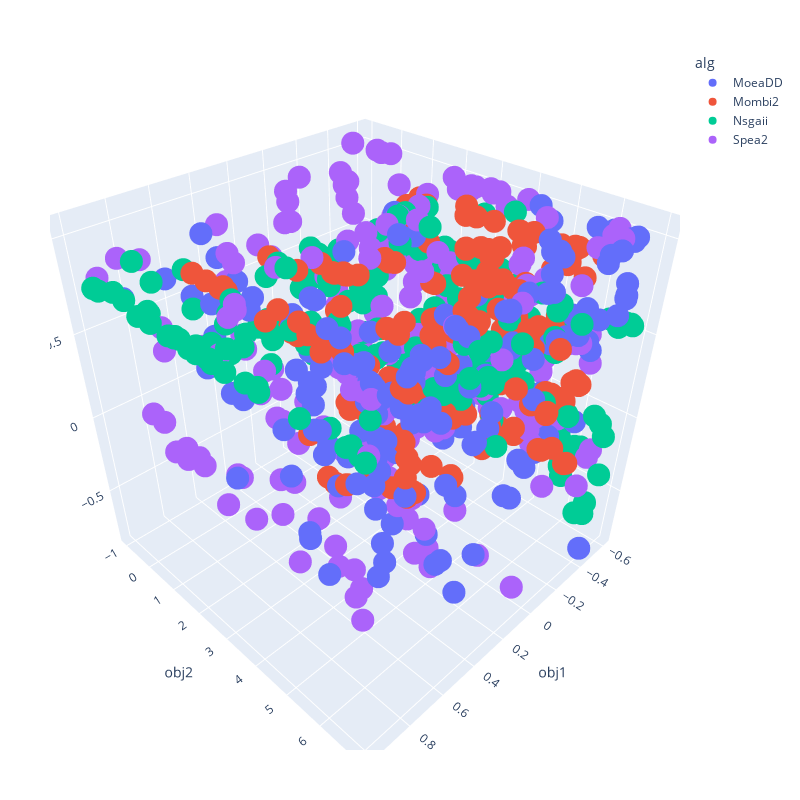

The cell this chart's notebook holds for it:
### Code cell
gen3dplot('obj4').show()

### Figure 1 — Plotly figure (JSON) as saved in the notebook; plotly's stock layout.template omitted (floating-point values rounded to 4 significant figures; data arrays with more than 128 entries replaced by an {"elided": "..."} marker saying what was removed)
{"data": [{"hovertemplate": "alg=MoeaDD<br>obj1=%{x}<br>obj2=%{y}<br>obj4=%{z}<extra></extra>", "legendgroup": "MoeaDD", "marker": {"color": "#636efa", "symbol": "circle"}, "mode": "markers", "name": "MoeaDD", "scene": "scene", "showlegend": true, "type": "scatter3d", "x": {"elided": "169 float values"}, "y": {"elided": "169 float values"}, "z": {"elided": "169 float values"}}, {"hovertemplate": "alg=Mombi2<br>obj1=%{x}<br>obj2=%{y}<br>obj4=%{z}<extra></extra>", "legendgroup": "Mombi2", "marker": {"color": "#EF553B", "symbol": "circle"}, "mode": "markers", "name": "Mombi2", "scene": "scene", "showlegend": true, "type": "scatter3d", "x": {"elided": "201 float values"}, "y": {"elided": "201 float values"}, "z": {"elided": "201 float values"}}, {"hovertemplate": "alg=Nsgaii<br>obj1=%{x}<br>obj2=%{y}<br>obj4=%{z}<extra></extra>", "legendgroup": "Nsgaii", "marker": {"color": "#00cc96", "symbol": "circle"}, "mode": "markers", "name": "Nsgaii", "scene": "scene", "showlegend": true, "type": "scatter3d", "x": {"elided": "210 float values"}, "y": {"elided": "210 float values"}, "z": {"elided": "210 float values"}}, {"hovertemplate": "alg=Spea2<br>obj1=%{x}<br>obj2=%{y}<br>obj4=%{z}<extra></extra>", "legendgroup": "Spea2", "marker": {"color": "#ab63fa", "symbol": "circle"}, "mode": "markers", "name": "Spea2", "scene": "scene", "showlegend": true, "type": "scatter3d", "x": {"elided": "210 float values"}, "y": {"elided": "210 float values"}, "z": {"elided": "210 float values"}}], "layout": {"height": 800, "legend": {"title": {"text": "alg"}, "tracegroupgap": 0}, "margin": {"b": 50, "l": 50, "r": 50, "t": 50}, "scene": {"domain": {"x": [0, 1], "y": [0, 1]}, "xaxis": {"title": {"text": "obj1"}}, "yaxis": {"title": {"text": "obj2"}}, "zaxis": {"title": {"text": "obj4"}}}, "width": 800}}
